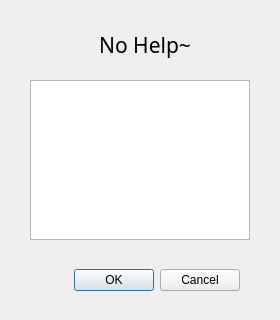
<?xml version="1.0" encoding="UTF-8"?>
<ui version="4.0">
 <class>Help</class>
 <widget class="QDialog" name="Help">
  <property name="geometry">
   <rect>
    <x>0</x>
    <y>0</y>
    <width>280</width>
    <height>320</height>
   </rect>
  </property>
  <property name="windowTitle">
   <string>Dialog</string>
  </property>
  <widget class="QDialogButtonBox" name="buttonBox">
   <property name="geometry">
    <rect>
     <x>20</x>
     <y>260</y>
     <width>220</width>
     <height>40</height>
    </rect>
   </property>
   <property name="orientation">
    <enum>Qt::Horizontal</enum>
   </property>
   <property name="standardButtons">
    <set>QDialogButtonBox::Cancel|QDialogButtonBox::Ok</set>
   </property>
  </widget>
  <widget class="QLabel" name="label">
   <property name="geometry">
    <rect>
     <x>30</x>
     <y>20</y>
     <width>230</width>
     <height>50</height>
    </rect>
   </property>
   <property name="font">
    <font>
     <family>Papyrus</family>
     <pointsize>16</pointsize>
    </font>
   </property>
   <property name="text">
    <string>No Help~</string>
   </property>
   <property name="alignment">
    <set>Qt::AlignCenter</set>
   </property>
  </widget>
  <widget class="QTableView" name="tableView">
   <property name="geometry">
    <rect>
     <x>30</x>
     <y>80</y>
     <width>220</width>
     <height>160</height>
    </rect>
   </property>
  </widget>
 </widget>
 <resources/>
 <connections>
  <connection>
   <sender>buttonBox</sender>
   <signal>accepted()</signal>
   <receiver>Help</receiver>
   <slot>accept()</slot>
   <hints>
    <hint type="sourcelabel">
     <x>248</x>
     <y>254</y>
    </hint>
    <hint type="destinationlabel">
     <x>157</x>
     <y>274</y>
    </hint>
   </hints>
  </connection>
  <connection>
   <sender>buttonBox</sender>
   <signal>rejected()</signal>
   <receiver>Help</receiver>
   <slot>reject()</slot>
   <hints>
    <hint type="sourcelabel">
     <x>316</x>
     <y>260</y>
    </hint>
    <hint type="destinationlabel">
     <x>286</x>
     <y>274</y>
    </hint>
   </hints>
  </connection>
 </connections>
</ui>
